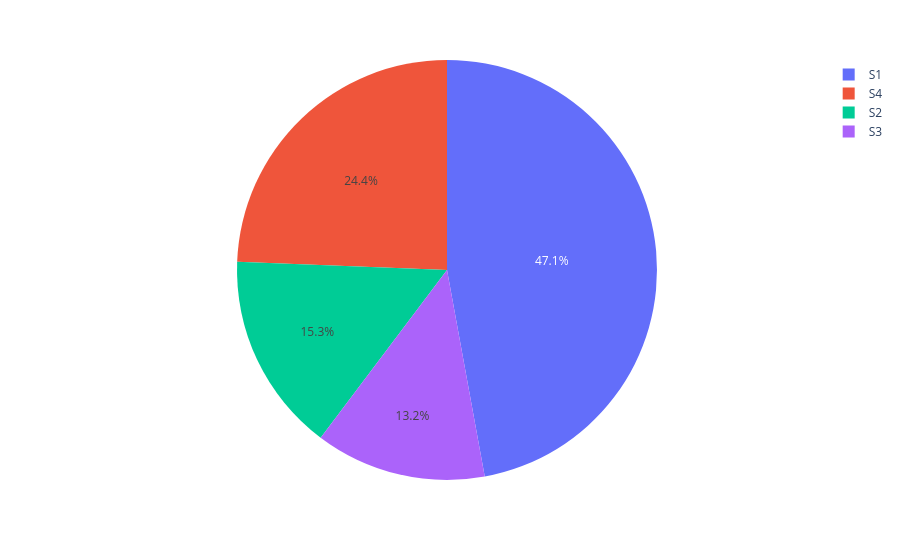

The code cell stored with this chart in its notebook:
### Code cell
pie1 = dataset["Store_Type"].value_counts()
store = pie1.index
orders = pie1.values
fig = px.pie(dataset,values=orders,names=store)
fig.show()

### Figure 1 — Plotly figure (JSON) as saved in the notebook; plotly's stock layout.template omitted (floating-point values rounded to 4 significant figures)
{"data": [{"domain": {"x": [0, 1], "y": [0, 1]}, "hovertemplate": "label=%{label}<br>value=%{value}<extra></extra>", "labels": ["S1", "S4", "S2", "S3"], "legendgroup": "", "name": "", "showlegend": true, "type": "pie", "values": [10492, 5429, 3416, 2928]}], "layout": {"legend": {"tracegroupgap": 0}, "margin": {"t": 60}}}
